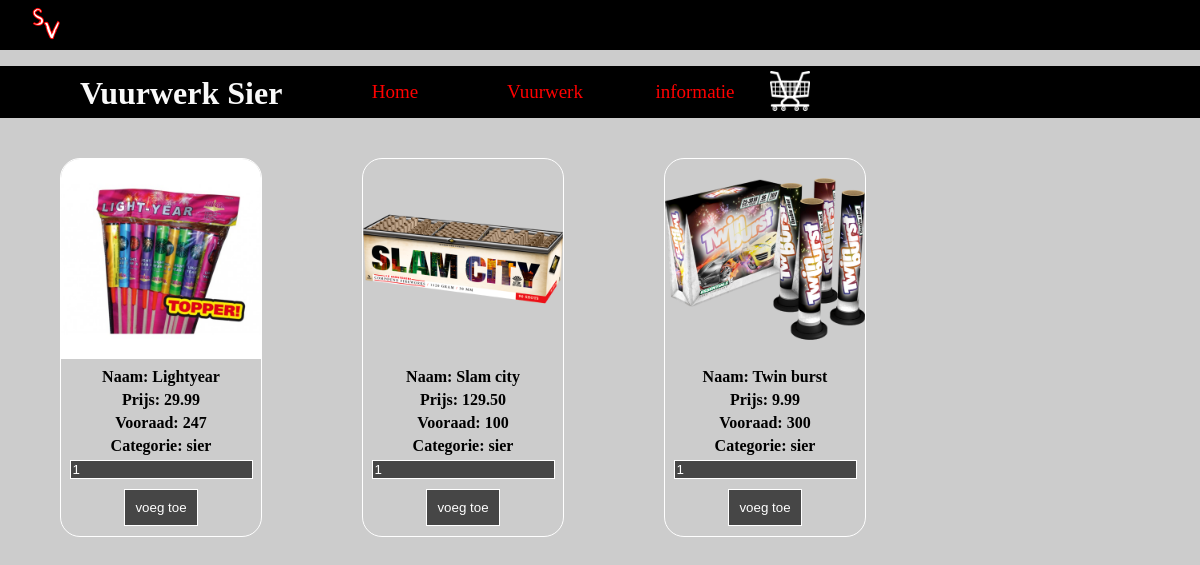
The page /vuurwerk/Sier on the database its author committed.
### tables this page shows
CREATE TABLE `product` (
  `naam` varchar(50) NOT NULL,
  `prijs` double(5,2) NOT NULL,
  `vooraad` int(11) NOT NULL,
  `categorieen` varchar(50) NOT NULL,
  `url_afbeelding` varchar(100) NOT NULL
);

### index.php (called while the page is built, shortened)
<?php
include "functions.php";
$page = "index";
$folder = "shop";
if (isset($_GET['page'])) {
    $page = $_GET['page'];
}
include "{$folder}/{$page}.php";

### functions.php (called while the page is built, shortened)
<?php
$servername = "localhost";
$username = "root";
$password = "";
$database = "vuurwerk";
try {
    $conn = new PDO("mysql:host=$servername;dbname={$database}", $username, $password);
    $conn->setAttribute(PDO::ATTR_ERRMODE, PDO::ERRMODE_EXCEPTION);
} catch (PDOException $e) {
    echo "Connection failed: " . $e->getMessage();
}
function producten($categorie = false) {
    global $conn;
    $categorieQuery = "";
    $values = [];
    if ($categorie) {
        $categorieQuery = "WHERE categorieen = ?";
        $values[] = $categorie;
    }
    $query = $conn->prepare("SELECT * FROM product {$categorieQuery}");
    $query->execute($values);
    $producten = $query->fetchAll(PDO::FETCH_ASSOC);
    return $producten;
}

### shop/vuurwerk.php (the view, shortened to what this page needs)
<?php
    $categorie = "";
    if (isset($_GET['subpage'])) {
        $categorie = $_GET['subpage'];
    }
?>
<!DOCTYPE html>
<html lang="en">
<head>
    <link rel="stylesheet" href="/vuurwerk/shop/css/style.css">
</head>
<body>
    <div id="shop">
        <div id="head-text">
            <a href=""><img src="/vuurwerk/shop/img/logo.jpg" height="50" width="50"></a>
            <h1>Vuurwerk <?= $categorie; ?></h1>
        </div>
        <div id="nav">
            <nav id="head-nav">
                <ul>
                    <li><a class="normaal" href="/vuurwerk/">Home</a></li>
                    <li><a class="normaal" href="/vuurwerk/vuurwerk">Vuurwerk</a>
                    </li>
                    <li><a class="normaal" href="/vuurwerk/informatie">informatie</a></li>
                    <li>
                        <label for="winkelmand-toggle" class="winkelmand-toggle-label">
                            <span><img src="/vuurwerk/shop/img/winkel.png" width="40" height="40" style="margin-top: 5px;"></span>
                        </label>
                    </li>
                </ul>
            </nav>
        </div>
    </div>
    <div id="producten">
        <?php foreach(producten($categorie) as $product) { ?>
            <div>
                <form name="Lightyear" method="post" action="">
                    <img src="/vuurwerk/shop/<?= $product['url_afbeelding']; ?>">
                    <h4>Naam: <?= $product['naam']; ?></h4>
                    <h4>Prijs: <?= $product['prijs']; ?></h4>
                    <h4>Vooraad: <?= $product['vooraad']; ?></h4>
                    <h4>Categorie: <?= $product['categorieen']; ?></h4>
                    <input type="text" name="hoeveel" value="1">
                    <br>
                    <input type="submit" name="add_to_cart" value="voeg toe">
                </form>
            </div>
        <?php } ?>
    </div>
</body>
</html>

### shop/css/style.css (style rules this page uses)
body { background-color: #ccc; margin: 0; }
#head-text { background-color: black; color: #f9f9f9; width: 100%; height: 50px; margin-left: auto; margin-right: auto; }
#head-text img { margin-left: 20px; }
#head-text h1 { margin-left: 80px; }
#nav { background-color: black; width: 100%; height: auto; height: 52px; margin-bottom: 40px; }
#head-nav ul { list-style: none; }
#head-nav ul li { width: auto; height: auto; text-align: center; float: left; font-size: 19px; position: relative; }
#head-nav ul li a { color: red; }
#head-nav { background-color:black; width: 640px; height: auto; height: 52px; margin-left: auto; margin-right: auto; margin-bottom:40px; }
#head-nav a { display: block; color: white; width: 120px; text-align: center; margin-bottom:0px; text-decoration: none; background-color: black; }
.normaal { padding: 15px; }
#producten { text-align: center; height: auto; }
#producten img { width: 200px; height: 200px; }
#producten form { border: 1px solid white; border-radius: 20px; overflow: hidden; float: left; margin-right: 40px; margin-left: 60px; margin-bottom: 20px; }
#producten input[type=text] { color: white; background-color: rgb(70, 70, 70); border: 1px solid white; }
#producten input[type="submit"] { padding: 10px; background-color: rgb(70, 70, 70); border: 1px solid white; color: white; margin-top: 10px; margin-bottom: 10px; }
#producten h4 { margin-bottom: 5px; margin-top: 5px; }

### rows shown on the page
product: url_afbeelding (picture), naam "Lightyear", prijs "29.99", vooraad "247", categorieen "sier"
product: url_afbeelding (picture), naam "Slam city", prijs "129.50", vooraad "100", categorieen "sier"
product: url_afbeelding (picture), naam "Twin burst", prijs "9.99", vooraad "300", categorieen "sier"

### other values the page prints
$categorie "Sier"
